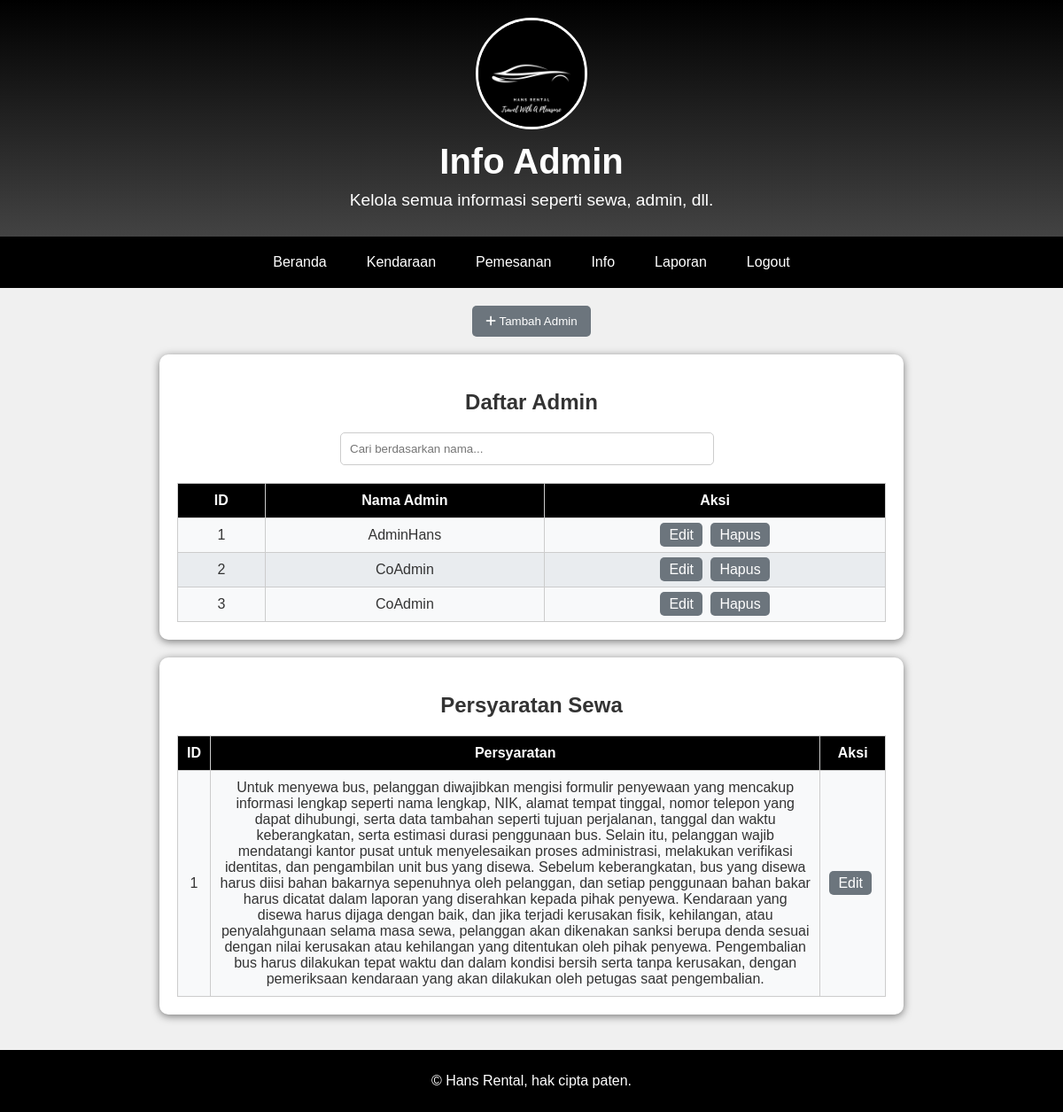
/19024HansRental/admin/admininfo.php (signed in), run on the app's committed database.
### tables this page shows
CREATE TABLE `tbsyaratsewa` (
  `id` int NOT NULL,
  `persyaratan` text NOT NULL
);

### 19024HansRental/admin/admininfo.php (the view, shortened to what this page needs)
<?php
include '../koneksi/koneksi.php';
$admin_sql = "SELECT * FROM tbadmin";
$admin_result = $conn->query($admin_sql);
$persyaratan_sql = "SELECT * FROM tbsyaratsewa";
$persyaratan_result = $conn->query($persyaratan_sql);
?>
<!DOCTYPE html>
<html lang="id">
<head>
    <link rel="stylesheet" href="https://cdnjs.cloudflare.com/ajax/libs/font-awesome/6.0.0-beta3/css/all.min.css">
</head>
<body>
<header>
    <img src="../img/Logo Web.png" alt="Logo Web">
    <h1>Info Admin</h1>
    <p>Kelola semua informasi seperti sewa, admin, dll.</p>
</header>
<nav>
    <div class="nav-links">
    <a href="admin_dashboard.php">Beranda</a>
        <a href="kendaraan.php">Kendaraan</a>
        <a href="adminpemesanan.php">Pemesanan</a>
        <a href="admininfo.php">Info</a>
        <a href="laporan.php">Laporan</a>
        <a href="../koneksi/logout.php">Logout</a>
    </div>
</nav>
<div class="container">
    <button class="add-button" onclick="window.location.href='tambahadmin.php'"><i class="fas fa-plus"></i> Tambah Admin</button>
    <div class="table-container">
        <h2>Daftar Admin</h2>
        <div class="search-container">
            <input type="text" id="searchInput" placeholder="Cari berdasarkan nama..." onkeyup="searchAdmin()">
        </div>
        <div class="table-scroll">
            <table id="adminTable">
                <thead>
                    <tr>
                        <th>ID</th>
                        <th>Nama Admin</th>
                        <th>Aksi</th>
                    </tr>
                </thead>
                <tbody>
                    <?php while ($admin = $admin_result->fetch_assoc()) { ?>
                        <tr>
                            <td><?php echo $admin['id']; ?></td>
                            <td><?php echo htmlspecialchars($admin['nama']); ?></td>
                            <td>
                                <a href="editadmin.php?id=<?php echo $admin['id']; ?>" class="edit-button">Edit</a>
                                <a href="?delete=<?php echo $admin['id']; ?>" class="delete-button" onclick="return confirmDelete();">Hapus</a>
                            </td>
                        </tr>
                    <?php } ?>
                </tbody>
            </table>
        </div>
    </div>
    <div class="table-container">
    <h2>Persyaratan Sewa</h2>
    <div class="table-scroll">
        <table id="persyaratanTable">
            <thead>
                <tr>
                    <th>ID</th>
                    <th>Persyaratan</th>
                    <th>Aksi</th>
                </tr>
            </thead>
            <tbody>
                <?php while ($persyaratan = $persyaratan_result->fetch_assoc()) { ?>
                    <tr>
                        <td><?php echo $persyaratan['id']; ?></td>
                        <td><?php echo htmlspecialchars($persyaratan['persyaratan']); ?></td>
                        <td>
                            <a href="editpersyaratan.php?id=<?php echo $persyaratan['id']; ?>" class="edit-button">Edit</a>
                        </td>
                    </tr>
                <?php } ?>
            </tbody>
        </table>
    </div>
</div>
</div>
<footer>
    <p>&copy; Hans Rental, hak cipta paten.</p>
</footer>
</body>
</html>

### 19024HansRental/admin/admininfo.php (style rules this page uses)
body { font-family: 'Poppins', sans-serif; margin: 0; background: #f0f0f0; color: #333; display: flex; flex-direction: column; min-height: 100vh; }
header { background: linear-gradient(to bottom, #000000, #434343); color: white; text-align: center; padding: 20px 0; box-shadow: 0 2px 10px rgba(0, 0, 0, 0.2); }
header img { max-width: 120px; margin-bottom: 10px; border-radius: 50%; border: 3px solid white; }
header h1 { margin: 0; font-size: 2.5em; }
header p { margin: 10px 0; font-size: 1.2em; }
nav { display: flex; justify-content: center; align-items: center; background-color: #000; padding: 10px 20px; position: relative; z-index: 1000; }
.nav-links { display: flex; gap: 15px; margin: 0; }
.nav-links a { color: white; text-decoration: none; padding: 10px 15px; border-radius: 5px; transition: background-color 0.3s; }
.container { padding: 20px; display: flex; flex-direction: column; align-items: center; }
.table-container { background: white; padding: 20px; border-radius: 10px; box-shadow: 0 2px 10px rgba(0, 0, 0, 0.5); width: 100%; max-width: 800px; text-align: center; margin-bottom: 20px; }
.search-container { margin-bottom: 20px; }
.search-container { display: flex; justify-content: center; align-items: center; }
.search-container input { padding: 10px; border: 1px solid #ccc; border-radius: 5px; width: 80%; max-width: 400px; margin-right: 10px; }
.table-scroll { max-height: 400px; overflow-y: auto; margin-top: 10px; }
.table-container table { width: 100%; border-collapse: collapse; background-color: #f8f9fa; }
.table-container th, .table-container td { padding: 10px; border: 1px solid #ccc; text-align: center; }
.table-container th { background-color:#000; color: white; }
.table-container tr:nth-child(even) { background-color: #e9ecef; }
.delete-button { background-color: #6c757d; color: white; border: none; padding: 5px 10px; border-radius: 5px; cursor: pointer; transition: background-color 0.3s; text-decoration: none; }
.edit-button { background-color: #6c757d; color: white; border: none; padding: 5px 10px; border-radius: 5px; cursor: pointer; transition: background-color 0.3s; text-decoration: none; margin-right: 5px; }
.add-button { background-color: #6c757d; color: white; border: none; padding: 10px 15px; border-radius: 5px; cursor: pointer; transition: background-color 0.3s; margin-bottom: 20px; }
footer { text-align: center; padding: 10px; background-color: #000; color: white; position: relative; bottom: 0; }

### data on the page
tbsyaratsewa: id "1", persyaratan "Untuk menyewa bus, pelanggan diwajibkan mengisi formulir penyewaan yang mencakup informasi lengkap seperti nama lengkap, NIK, alamat tempat tinggal, nomor telepon yang dapat dihubungi, serta data tambahan seperti tujuan perjalanan, tanggal dan waktu keberangkatan, serta estimasi durasi penggunaan bus. Selain itu, pelanggan wajib mendatangi kantor pusat untuk menyelesaikan proses administrasi, melakukan verifikasi identitas, dan pengambilan unit bus yang disewa. Sebelum keberangkatan, bus yang disewa harus diisi bahan bakarnya sepenuhnya oleh pelanggan, dan setiap penggunaan bahan bakar harus dicatat dalam laporan yang diserahkan kepada pihak penyewa. Kendaraan yang disewa harus dijaga…"

### other printed values
$admin['id'] "1"
$admin['nama'] "AdminHans"
$admin['id'] "2"
$admin['nama'] "CoAdmin"
$admin['id'] "3"
